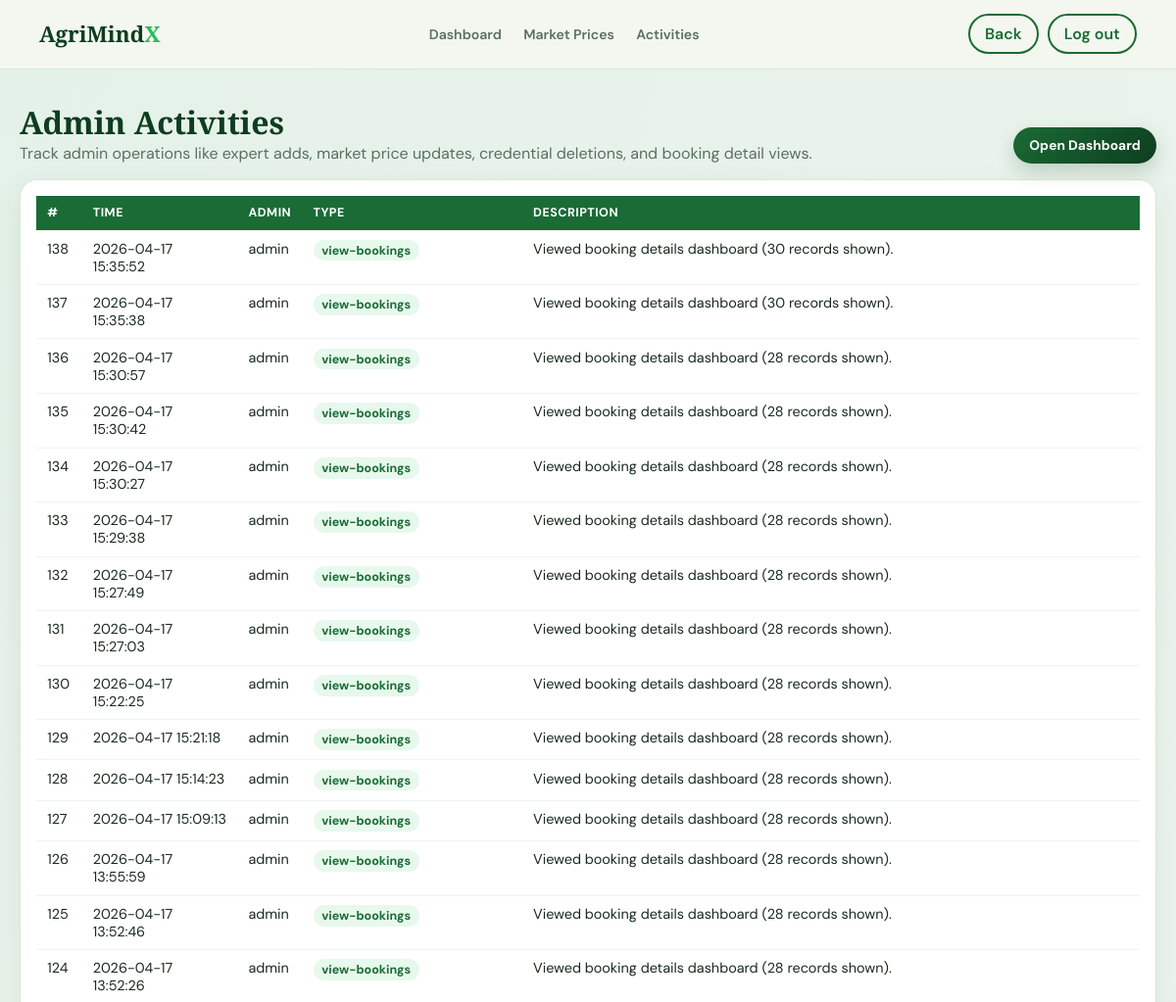
/admin/activities (signed in, upper part), run on an earlier commit of the app's database.
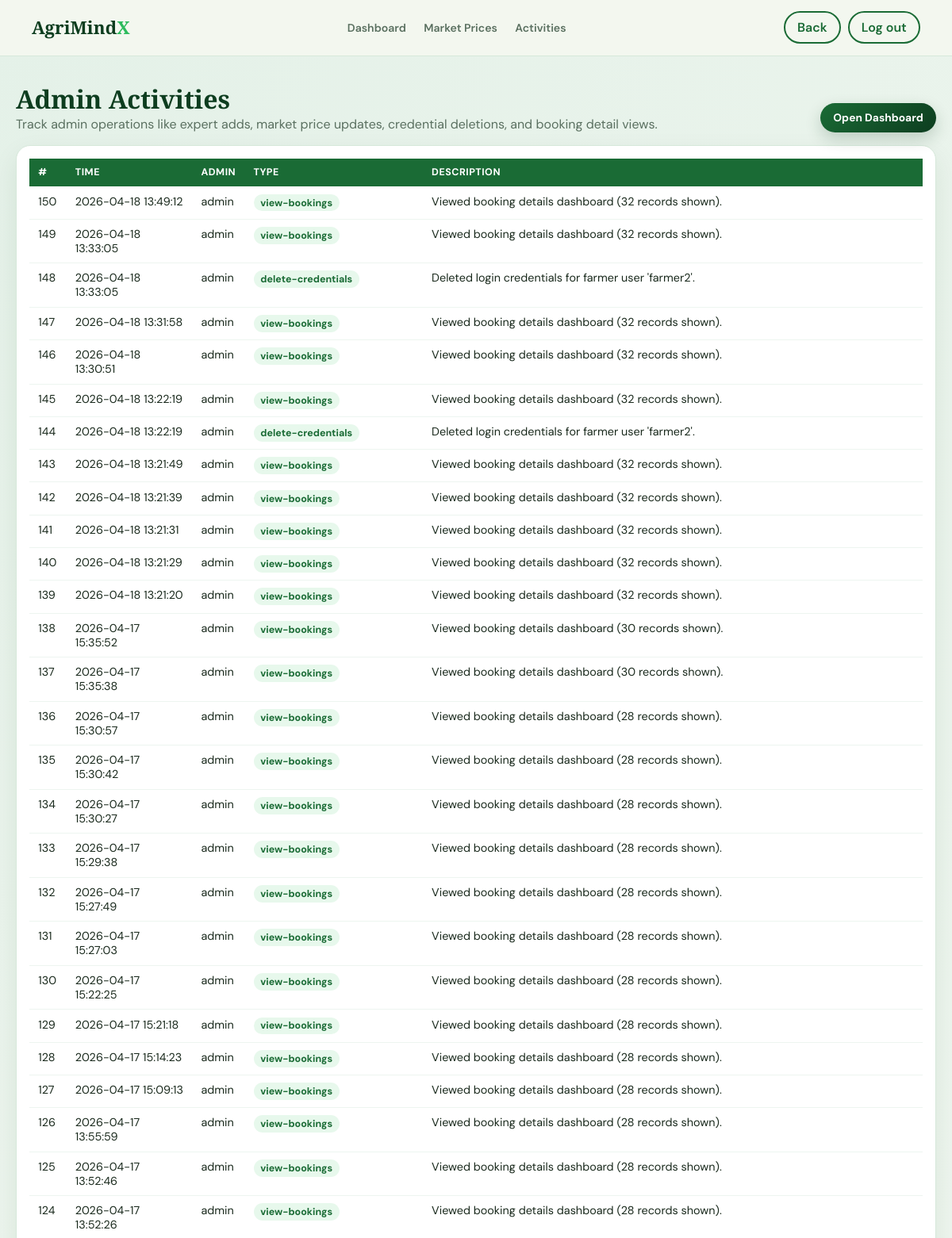
And on a later commit of the database.
### app.py (models this page shows)
class AdminActivity(db.Model):
    id = db.Column(db.Integer, primary_key=True)
    timestamp = db.Column(db.DateTime, default=datetime.utcnow, index=True)
    admin_username = db.Column(db.String(80), nullable=False, index=True)
    activity_type = db.Column(db.String(80), nullable=False, index=True)
    description = db.Column(db.Text, nullable=False)

### app.py (the view)
@app.route("/admin/activities", methods=["GET"])
@role_required("admin")
def admin_activities():
    current_user = get_current_user()
    activities = (AdminActivity.query
                  .order_by(AdminActivity.timestamp.desc())
                  .limit(300)
                  .all())
    return render_template(
        "admin_activities.html",
        activities=activities,
        current_user=current_user,
    )

### app.py (called while the page is built)
def get_current_user():
    user_id = session.get("user_id")
    if not user_id:
        return None
    return db.session.get(User, user_id)

def role_required(*roles):
    def decorator(view):
        @wraps(view)
        def wrapped(*args, **kwargs):
            current_user = get_current_user()
            if current_user is None:
                flash("Please log in first.", "auth")
                return redirect(url_for("login"))
            if current_user.role not in roles:
                flash("You do not have access to this page.", "auth")
                return redirect(url_for("home"))
            return view(*args, **kwargs)
        return wrapped
    return decorator

@app.context_processor
def inject_user_context():
    current_user = get_current_user()
    def get_user_bookings(username):
        """Retrieve all bookings for a user, ordered by date (newest first)"""
        bookings = FarmerBooking.query.filter_by(created_by_username=username).order_by(FarmerBooking.created_at.desc()).all()
        return bookings
    return {
        "session_user": current_user,
        "is_authenticated": current_user is not None,
        "get_user_bookings": get_user_bookings,
    }

### templates/admin_activities.html (shortened to what this page needs)
<!DOCTYPE html>
<html lang="en">
<head>
</head>
<body>
  <nav>
    <a class="logo" href="{{ url_for('home') }}">AgriMind<span>X</span></a>
    <ul class="nav-links">
      <li><a href="{{ url_for('admin_dashboard') }}">Dashboard</a></li>
      <li><a href="{{ url_for('admin_market_prices') }}">Market Prices</a></li>
      <li><a href="{{ url_for('admin_activities') }}">Activities</a></li>
    </ul>
    <div class="nav-actions">
      <a class="btn-link" href="{{ url_for('admin_dashboard') }}">Back</a>
      <a class="btn-link" href="{{ url_for('logout') }}">Log out</a>
    </div>
  </nav>
  <div class="wrap">
    <div class="top">
      <div>
        <h1>Admin Activities</h1>
        <p style="color:#5a7060;margin-top:.2rem;">Track admin operations like expert adds, market price updates, credential deletions, and booking detail views.</p>
      </div>
      <a class="btn" href="{{ url_for('admin_dashboard') }}">Open Dashboard</a>
    </div>
    <div class="card">
      {% if activities %}
      <table>
        <thead>
          <tr>
            <th>#</th>
            <th>Time</th>
            <th>Admin</th>
            <th>Type</th>
            <th>Description</th>
          </tr>
        </thead>
        <tbody>
          {% for item in activities %}
          <tr>
            <td>{{ item.id }}</td>
            <td>{{ item.timestamp.strftime('%Y-%m-%d %H:%M:%S') if item.timestamp else 'N/A' }}</td>
            <td>{{ item.admin_username }}</td>
            <td><span class="type">{{ item.activity_type }}</span></td>
            <td>{{ item.description }}</td>
          </tr>
          {% endfor %}
        </tbody>
      </table>
      {% else %}
      <div class="empty">No admin activities logged yet.</div>
      {% endif %}
    </div>
  </div>
</body>
</html>

### templates/admin_activities.html (style rules this page uses)
* { box-sizing:border-box;margin:0;padding:0 }
body { font-family:'DM Sans',sans-serif; background: radial-gradient(circle at 0% 0%, #e4f1e8 0%, transparent 42%), radial-gradient(circle at 100% 100%, #d8eadf 0%, transparent 38%), #f4f8f2; color:#1a2a1d; padding:6.7rem 1rem 2rem; }
.wrap { max-width:1160px;margin:0 auto }
nav { position:fixed;top:0;left:0;right:0;z-index:200; display:flex;align-items:center;justify-content:space-between; padding:.9rem 2.5rem; background:rgba(244,247,240,.94);backdrop-filter:blur(16px); border-bottom:1px solid #d6e8da; }
.logo { font-family:'Playfair Display',serif;font-size:1.4rem;font-weight:900; color:#0d3d1f;text-decoration:none; }
.logo span { color:#2dbb5d }
.nav-links { display:flex;gap:1.4rem;list-style:none }
.nav-links a { text-decoration:none;color:#5a7060;font-size:.88rem;font-weight:600 }
.nav-actions { display:flex;align-items:center;gap:.55rem;flex-wrap:wrap }
.top { display:flex;justify-content:space-between;align-items:end;gap:1rem;flex-wrap:wrap;margin-bottom:1rem }
h1 { font-family:'Playfair Display',serif;color:#0d3d1f;font-size:2rem;line-height:1.1 }
a { color:#1a6b35;text-decoration:none;font-weight:600 }
.btn { background:linear-gradient(135deg,#1a6b35,#0d3d1f); color:#fff!important;padding:.58rem 1.02rem;border-radius:999px;text-decoration:none; font-size:.86rem;display:inline-flex;align-items:center;justify-content:center;font-weight:700; box-shadow:0 8px 20px rgba(13,61,31,.2);transition:transform .2s, box-shadow .2s; }
.btn-link { display:inline-flex;align-items:center;justify-content:center;background:transparent;color:#1a6b35;border:2px solid #1a6b35;border-radius:999px;padding:.5rem .95rem;text-decoration:none }
.card { background:#fff;border:1px solid #d6e8da;border-radius:18px;padding:1rem;overflow:auto;box-shadow:0 12px 32px rgba(13,61,31,.08) }
table { width:100%;border-collapse:collapse;font-size:.9rem }
th { background:#1a6b35;color:#fff;text-align:left;padding:.62rem .7rem;white-space:nowrap;text-transform:uppercase;font-size:.78rem;letter-spacing:.04em }
td { padding:.58rem .7rem;border-bottom:1px solid #edf5f0;vertical-align:top }
.type { display:inline-block;padding:.18rem .55rem;border-radius:999px;background:#e7f8ec;color:#1a6b35;font-size:.78rem;font-weight:700 }

What changed in the data, as far as the page shows it:
added AdminActivity: id "150", timestamp "2026-04-18 13:49:12", admin_username "admin", activity_type "view-bookings", description "Viewed booking details dashboard (32 records shown)."
added AdminActivity: id "149", timestamp "2026-04-18 13:33:05", admin_username "admin", activity_type "view-bookings", description "Viewed booking details dashboard (32 records shown)."
added AdminActivity: id "148", timestamp "2026-04-18 13:33:05", admin_username "admin", activity_type "delete-credentials", description "Deleted login credentials for farmer user 'farmer2'."
added AdminActivity: id "147", timestamp "2026-04-18 13:31:58", admin_username "admin", activity_type "view-bookings", description "Viewed booking details dashboard (32 records shown)."
added AdminActivity: id "146", timestamp "2026-04-18 13:30:51", admin_username "admin", activity_type "view-bookings", description "Viewed booking details dashboard (32 records shown)."
added AdminActivity: id "145", timestamp "2026-04-18 13:22:19", admin_username "admin", activity_type "view-bookings", description "Viewed booking details dashboard (32 records shown)."
added AdminActivity: id "144", timestamp "2026-04-18 13:22:19", admin_username "admin", activity_type "delete-credentials", description "Deleted login credentials for farmer user 'farmer2'."
added AdminActivity: id "143", timestamp "2026-04-18 13:21:49", admin_username "admin", activity_type "view-bookings", description "Viewed booking details dashboard (32 records shown)."
added AdminActivity: id "142", timestamp "2026-04-18 13:21:39", admin_username "admin", activity_type "view-bookings", description "Viewed booking details dashboard (32 records shown)."
added AdminActivity: id "141", timestamp "2026-04-18 13:21:31", admin_username "admin", activity_type "view-bookings", description "Viewed booking details dashboard (32 records shown)."
added AdminActivity: id "140", timestamp "2026-04-18 13:21:29", admin_username "admin", activity_type "view-bookings", description "Viewed booking details dashboard (32 records shown)."
added AdminActivity: id "139", timestamp "2026-04-18 13:21:20", admin_username "admin", activity_type "view-bookings", description "Viewed booking details dashboard (32 records shown)."
